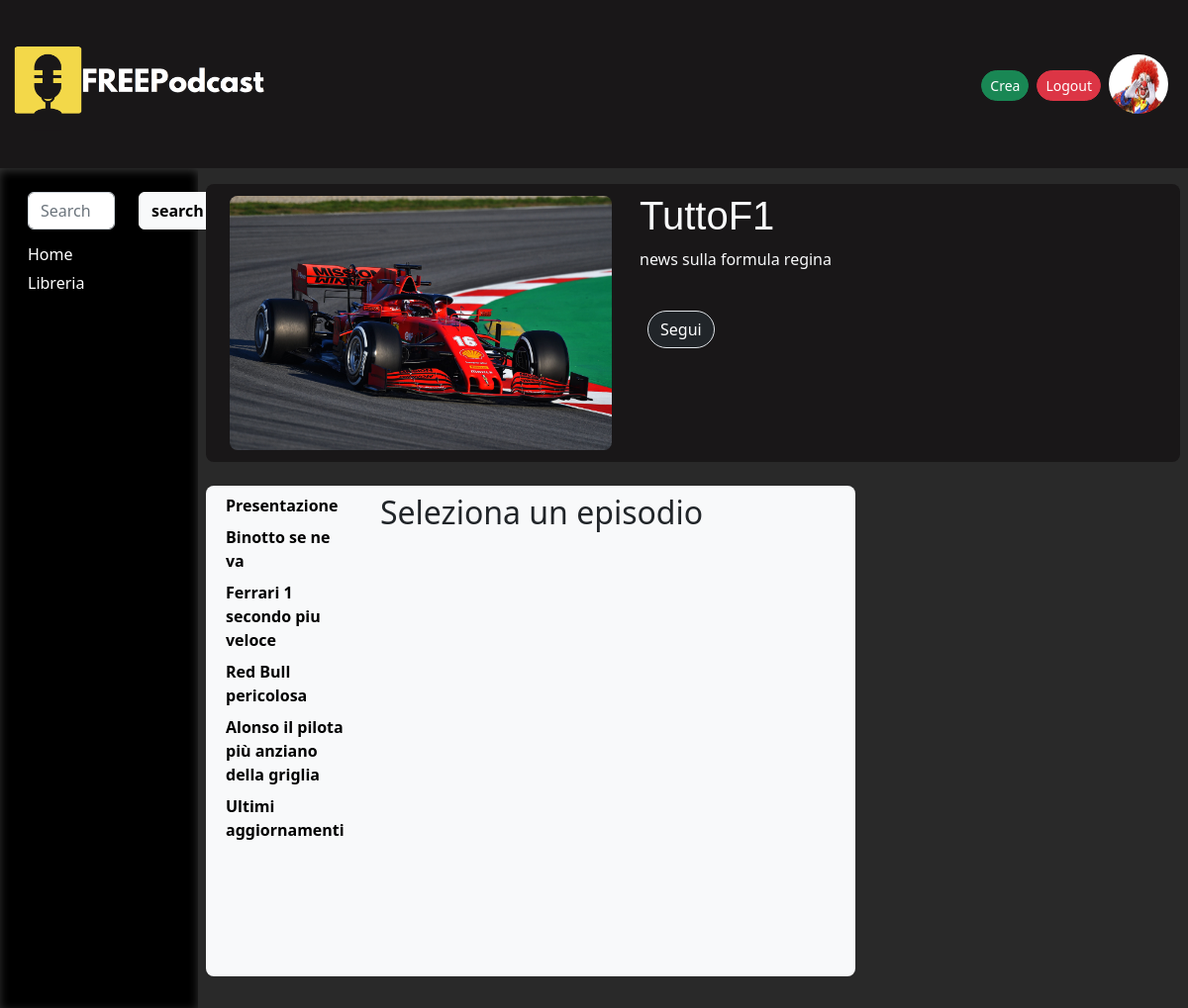
The app's page /Serie/2 (signed in) with its own data.
### tables this page shows
CREATE TABLE "users" (
	"id"	TEXT NOT NULL,
	"username"	TEXT NOT NULL UNIQUE,
	"password"	TEXT NOT NULL,
	"is_creator"	INTEGER NOT NULL,
	"userimg"	TEXT NOT NULL,
	PRIMARY KEY("id")
);

CREATE TABLE "series" (
	"id"	INTEGER NOT NULL,
	"title"	TEXT NOT NULL UNIQUE,
	"description"	TEXT NOT NULL,
	"category"	TEXT NOT NULL,
	"serie_img"	TEXT NOT NULL,
	"creator_id"	TEXT NOT NULL,
	PRIMARY KEY("id")
);

CREATE TABLE "episodes" (
	"id"	INTEGER NOT NULL,
	"title"	TEXT NOT NULL,
	"description"	TEXT NOT NULL,
	"date"	TEXT NOT NULL,
	"audiofile"	TEXT NOT NULL UNIQUE,
	"sid"	INTEGER NOT NULL,
	PRIMARY KEY("id"),
	FOREIGN KEY("sid") REFERENCES "series"("id") ON DELETE CASCADE
);

### app.py (the view, shortened to what this page needs)
@app.route('/Serie/<int:id>', methods=['GET', 'POST'])
def showserie(id):
    episode_id = request.args.get('episode_id')
    serie = dao.get_serie(id)
    episodes = dao.get_episodes(id)
    current_date = date.today()
    if current_user.is_authenticated:   #se utente auth. ma non seleziona episodio
        user_id = current_user.id
        followed = dao.check_follow(user_id, id)
        if episode_id:                   #se utente auth. e seleziona episodio
            if request.method == 'POST':       #aggiunta commento solo se autenticato e selezionato episodio (verifica front e back end)
                newcomment = request.form.to_dict()
                dao.add_comment(user_id, newcomment, episode_id, current_date)
                return redirect(url_for('showserie', id=id, episode_id=episode_id))
            else:
                current_episode = dao.get_episode(episode_id)
                comments = dao.get_comments(episode_id)
                return render_template('serie.html', serie=serie, episodes=episodes, current_episode=current_episode, comments=comments, followed=followed)
        else:
            return render_template('serie.html', serie=serie, episodes=episodes, followed=followed)

### app.py (called while the page is built)
@login_manager.user_loader
def load_user(user_id):
    db_user = dao.get_userbyid(user_id)
    user = User(id=db_user['id'], username=db_user['username'], password=db_user['password'], is_creator=db_user['is_creator'], userimg=db_user['userimg'])
    return user

### dao.py (called while the page is built)
def get_userbyid(id):
    conn = sqlite3.connect('db/database.db')
    conn.row_factory = sqlite3.Row
    cursor = conn.cursor()
    sql = 'SELECT * FROM users where id = ?'
    cursor.execute(sql, (id,))
    user = cursor.fetchone()
    cursor.close()
    conn.close()
    return user

def get_serie(id):
  conn = sqlite3.connect('db/database.db')
  conn.row_factory = sqlite3.Row
  cursor = conn.cursor()
  sql = 'SELECT * FROM series WHERE id = ?'
  cursor.execute(sql, (id,))
  serie = cursor.fetchone()
  cursor.close()
  conn.close()
  return serie

def get_episodes(id):
  conn = sqlite3.connect('db/database.db')
  conn.row_factory = sqlite3.Row
  cursor = conn.cursor()
  sql = 'SELECT * FROM episodes WHERE episodes.sid = ? ORDER BY date'
  cursor.execute(sql, (id,))
  episodes = cursor.fetchall()
  cursor.close()
  conn.close()
  return episodes

def check_follow(user, id):
    conn = sqlite3.connect('db/database.db')
    conn.row_factory = sqlite3.Row
    cursor = conn.cursor()
    success = False
    sql = 'SELECT user_id FROM users_follows WHERE sid = ?'
    cursor.execute(sql, (id, ))
    db_list = [p[0] for p in cursor]
    if user in db_list:
      success = True
    cursor.close()
    conn.close()
    return success

### templates/serie.html (shortened to what this page needs)
{% extends "base.html" %}
{% block search %}
<li class="nav-item resize">
    <div class="container nav-link">
      <div class="row">
        <div class="col-8">
          <input class="form-control mb-2" id="searchbar" type="text" placeholder="Search" aria-label="Search">
        </div>
        <div class="col-4">
          <button type="button" class="btn btn-md btn-light fw-bold" id="textsearch">
            search
          </button>
        </div>
      </div>
    </div>
</li>
{% endblock %}
{% block serie %}
<div class="col-12">
    <div class="row mt-2 rounded-3 bg-gray">
        <div class="col-5 m-1">
            <img class="rounded-3 w-100 m-2" src="{{url_for('static', filename=serie.serie_img)}}" alt="...">
    </div>
        <div class="col-6 m-2 text-light rounded-3">
            <h1 class="customfont">{{serie.title|e}}</h1>
            <p>{{serie.description|e}}</p>
            {% if current_user.is_authenticated %}
          {% if followed %}
          <a href="{{url_for('unfollow', id=serie.id)}}">
           <button type="button" class="btn btn-light btn-md rounded-pill ms-2 mt-4">
            Non seguire
           </button>
          </a>
          {% else %}
          <a href="{{url_for('follow', id=serie.id)}}">
           <button type="button" class="btn btn-dark btn-md rounded-pill border ms-2 mt-4">
            Segui
           </button>
          </a>
          {% endif %}
          {% endif %}
        </div>
    </div>
        <div class="row mt-4">
            <div class="col-8 rounded-3 bg-dwhite">
              <div class="row">
                <div class="col-3">
                 <div class="scrollablediv">
                {% for episode in episodes %}
              <span class="searchtarget">
               <div class="d-inline">
                <a  href="{{url_for('showserie', id=serie.id, episode_id=episode.id)}}">
                    <p class="m-2 fw-bold">{{episode.title|e}}</p>
                </a>
                </div>
              </span>
                {% endfor %}
                 </div>
                </div>
                <div class="col-9">
                {% if current_episode %}
                <h2 class="customfont mt-2">{{current_episode.title|e}}</h2>
                <p class="mt-4">{{current_episode.description|e}}</p>
                {% else %}
                <h2 class="mt-2">Seleziona un episodio</h2>
                {% endif %}
                </div>
              </div>
            </div>
            <div class="col-4">
            </div>
        </div>
</div>
{% endblock %}

### templates/base.html (shortened to what this page needs)
<!DOCTYPE html>
    <html lang="it">
        <head>
            <link href="https://cdn.jsdelivr.net/npm/bootstrap@5.2.2/dist/css/bootstrap.min.css" rel="stylesheet">
            <link rel=stylesheet type="text/css" href="{{url_for('static', filename='style.css')}}">
        </head>
        <body>
            <header>
                <nav class="navbar navbar-dark navbar-expand-lg bg-body-tertiary bg-gray">
                    <div class="container-fluid">
                      <a class="navbar-brand" href="{{url_for('index')}}">
                        <img src="{{url_for('static', filename='FREEPodcastCOMPLETE.png')}}" alt="FREEPodcast" width="256" height="144">
                      </a>
                      <div class="collapse navbar-collapse" id="navbarSupportedContent">
                        <ul class="navbar-nav ms-auto">
                            {% if current_user.is_authenticated %}
                            {% if current_user.is_creator %}
                            <li class="nav-item">
                              <a href="{{url_for('new_serie')}}">
                                <button type="button" class="btn btn-success btn-sm rounded-pill ms-2 mt-4">
                                      Crea
                                </button>
                              </a>
                            </li>
                            {% endif %}
                            <li class="nav-item">
                              <a href="{{url_for('logout')}}">
                                <button type="button" class="btn btn-danger btn-sm rounded-pill ms-2 mt-4">
                                    Logout
                                </button>
                              </a>
                            </li>
                            <li class="nav-item m-2">
                                <span>
                                <div>
                                  <a href="{{url_for('showprofile')}}">
                                    <img class="usrimg rounded-circle" src="{{url_for('static', filename=current_user.userimg)}}"
                                alt="userimg" width="60" height="60">
                                    </a>
                                </div>
                                </span>
                            </li>
                            {% endif %}
                        </ul>
                      </div>
                    </div>
                  </nav>
            </header>
            <div class="container-fluid">
                <div class="row">
                    <aside class="col-lg-2">
                        <ul class="navbar-dark ms-auto mt-2">
                            {% block search %}{% endblock %}
                            <li class="nav-item">
                                <a class="nav-link {% block home_active %}{% endblock %}" href="{{url_for('index')}}">Home</a>
                            </li>
                            {% if current_user.is_authenticated %}
                            <li class="nav-item ">
                                <a class="nav-link {% block profile_active %}{% endblock %}" href="{{url_for('showprofile')}}">Libreria</a>
                            </li>
                            {% endif %}
                        </ul>
                    </aside>
                    <main class="col-lg-10">
                    <div class="row p-2">
                        {% block serie %}{% endblock %}
                    </div>
                  </div>
            </div>
        </body>
    </html>

### static/style.css (style rules this page uses)
.bg-gray { background-color: #191718; }
.customfont { font-family:Impact, Haettenschweiler, 'Arial Narrow Bold', sans-serif; font-weight:400; }
body { background-color: #292929; }
aside { color: #ffffff; font-family: 'Segoe UI', Tahoma, Geneva, Verdana, sans-serif; background-color: #000000; box-shadow: 0px 3px 10px 0px rgba(255, 255, 255, 0.2) inset; }
aside li { padding-bottom: 5px; color: #ffffff; }
aside>ul { list-style-type: none; padding: 1rem 1rem; }
.scrollablediv { overflow-y: scroll; height: 31rem; width: auto; background-color: #f8f9fa; }
.bg-dwhite { background-color: #f8f9fa; }
a { text-decoration: none; color: #000; }

### records on screen
users: userimg (picture)
series: serie_img (picture), title "TuttoF1", description "news sulla formula regina"
episodes: title "Presentazione"
episodes: title "Binotto se ne va"
episodes: title "Ferrari 1 secondo piu veloce"
episodes: title "Red Bull pericolosa"
episodes: title "Alonso il pilota più anziano della griglia"
episodes: title "Ultimi aggiornamenti"
